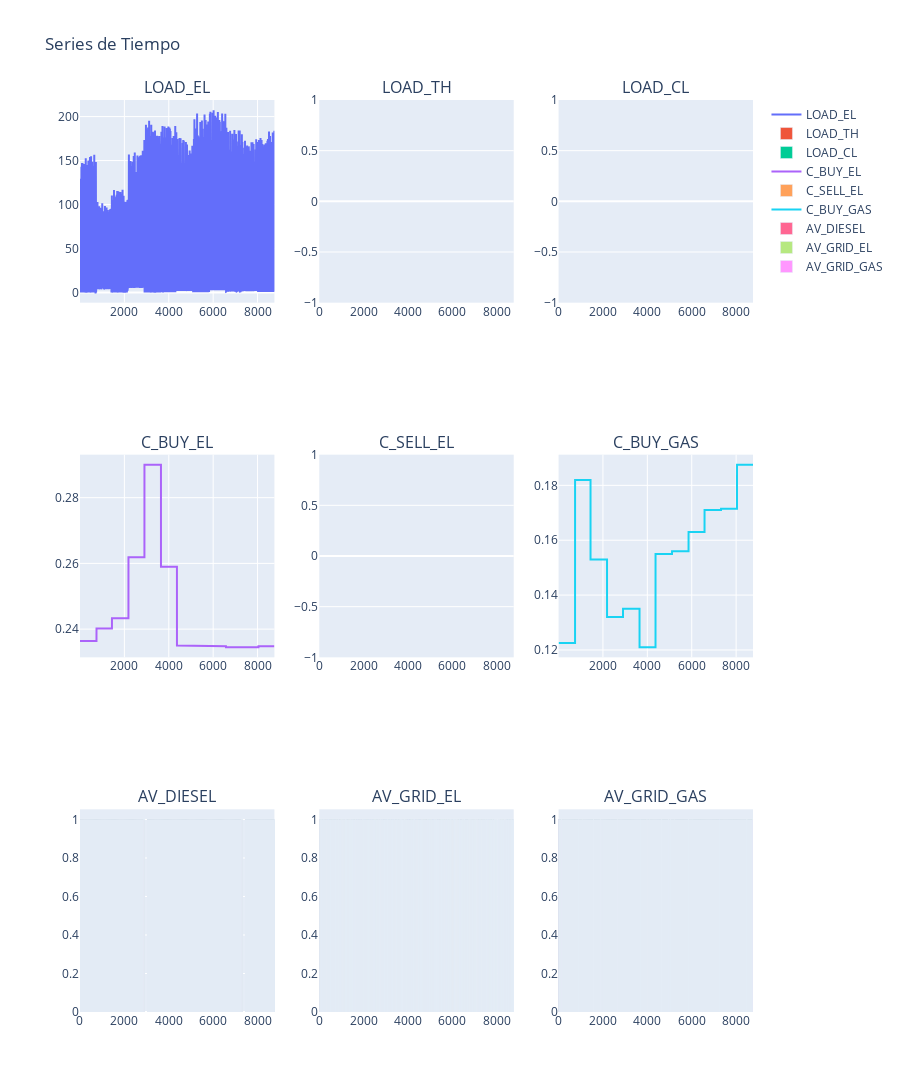

Notebook source saved alongside this figure:
### Markdown cell above
### Series temporales

### Code cell
series_data = pd.read_excel("CaseData.xlsx", sheet_name = f"series_{location['name_data']}")

plot_time_series(series_data,"T")

### Figure 1 — Plotly figure (JSON) as saved in the notebook; plotly's stock layout.template omitted (floating-point values rounded to 4 significant figures; data arrays with more than 128 entries replaced by an {"elided": "..."} marker saying what was removed)
{"data": [{"mode": "lines", "name": "LOAD_EL", "type": "scatter", "x": {"elided": "8760 int values"}, "xaxis": "x", "y": {"elided": "8760 float values"}, "yaxis": "y"}, {"name": "LOAD_TH", "type": "bar", "x": {"elided": "8760 int values"}, "xaxis": "x2", "y": {"elided": "8760 int values"}, "yaxis": "y2"}, {"name": "LOAD_CL", "type": "bar", "x": {"elided": "8760 int values"}, "xaxis": "x3", "y": {"elided": "8760 int values"}, "yaxis": "y3"}, {"mode": "lines", "name": "C_BUY_EL", "type": "scatter", "x": {"elided": "8760 int values"}, "xaxis": "x4", "y": {"elided": "8760 float values"}, "yaxis": "y4"}, {"name": "C_SELL_EL", "type": "bar", "x": {"elided": "8760 int values"}, "xaxis": "x5", "y": {"elided": "8760 int values"}, "yaxis": "y5"}, {"mode": "lines", "name": "C_BUY_GAS", "type": "scatter", "x": {"elided": "8760 int values"}, "xaxis": "x6", "y": {"elided": "8760 float values"}, "yaxis": "y6"}, {"name": "AV_DIESEL", "type": "bar", "x": {"elided": "8760 int values"}, "xaxis": "x7", "y": {"elided": "8760 int values"}, "yaxis": "y7"}, {"name": "AV_GRID_EL", "type": "bar", "x": {"elided": "8760 int values"}, "xaxis": "x8", "y": {"elided": "8760 int values"}, "yaxis": "y8"}, {"name": "AV_GRID_GAS", "type": "bar", "x": {"elided": "8760 int values"}, "xaxis": "x9", "y": {"elided": "8760 int values"}, "yaxis": "y9"}], "layout": {"annotations": [{"font": {"size": 16}, "showarrow": false, "text": "LOAD_EL", "x": 0.1444, "xanchor": "center", "xref": "paper", "y": 1, "yanchor": "bottom", "yref": "paper"}, {"font": {"size": 16}, "showarrow": false, "text": "LOAD_TH", "x": 0.5, "xanchor": "center", "xref": "paper", "y": 1, "yanchor": "bottom", "yref": "paper"}, {"font": {"size": 16}, "showarrow": false, "text": "LOAD_CL", "x": 0.8556, "xanchor": "center", "xref": "paper", "y": 1, "yanchor": "bottom", "yref": "paper"}, {"font": {"size": 16}, "showarrow": false, "text": "C_BUY_EL", "x": 0.1444, "xanchor": "center", "xref": "paper", "y": 0.6111, "yanchor": "bottom", "yref": "paper"}, {"font": {"size": 16}, "showarrow": false, "text": "C_SELL_EL", "x": 0.5, "xanchor": "center", "xref": "paper", "y": 0.6111, "yanchor": "bottom", "yref": "paper"}, {"font": {"size": 16}, "showarrow": false, "text": "C_BUY_GAS", "x": 0.8556, "xanchor": "center", "xref": "paper", "y": 0.6111, "yanchor": "bottom", "yref": "paper"}, {"font": {"size": 16}, "showarrow": false, "text": "AV_DIESEL", "x": 0.1444, "xanchor": "center", "xref": "paper", "y": 0.2222, "yanchor": "bottom", "yref": "paper"}, {"font": {"size": 16}, "showarrow": false, "text": "AV_GRID_EL", "x": 0.5, "xanchor": "center", "xref": "paper", "y": 0.2222, "yanchor": "bottom", "yref": "paper"}, {"font": {"size": 16}, "showarrow": false, "text": "AV_GRID_GAS", "x": 0.8556, "xanchor": "center", "xref": "paper", "y": 0.2222, "yanchor": "bottom", "yref": "paper"}], "height": 1200, "title": {"text": "Series de Tiempo"}, "xaxis": {"anchor": "y", "domain": [0, 0.2889]}, "xaxis2": {"anchor": "y2", "domain": [0.3556, 0.6444]}, "xaxis3": {"anchor": "y3", "domain": [0.7111, 1]}, "xaxis4": {"anchor": "y4", "domain": [0, 0.2889]}, "xaxis5": {"anchor": "y5", "domain": [0.3556, 0.6444]}, "xaxis6": {"anchor": "y6", "domain": [0.7111, 1]}, "xaxis7": {"anchor": "y7", "domain": [0, 0.2889]}, "xaxis8": {"anchor": "y8", "domain": [0.3556, 0.6444]}, "xaxis9": {"anchor": "y9", "domain": [0.7111, 1]}, "yaxis": {"anchor": "x", "domain": [0.7778, 1]}, "yaxis2": {"anchor": "x2", "domain": [0.7778, 1]}, "yaxis3": {"anchor": "x3", "domain": [0.7778, 1]}, "yaxis4": {"anchor": "x4", "domain": [0.3889, 0.6111]}, "yaxis5": {"anchor": "x5", "domain": [0.3889, 0.6111]}, "yaxis6": {"anchor": "x6", "domain": [0.3889, 0.6111]}, "yaxis7": {"anchor": "x7", "domain": [0, 0.2222]}, "yaxis8": {"anchor": "x8", "domain": [0, 0.2222]}, "yaxis9": {"anchor": "x9", "domain": [0, 0.2222]}}}
